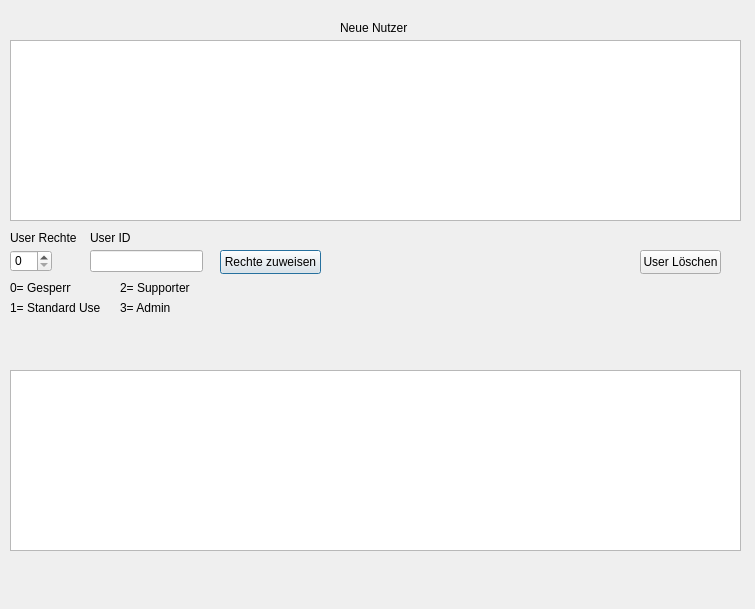
<?xml version="1.0" encoding="UTF-8"?>
<ui version="4.0">
 <class>verwaltung</class>
 <widget class="QDialog" name="verwaltung">
  <property name="geometry">
   <rect>
    <x>0</x>
    <y>0</y>
    <width>755</width>
    <height>609</height>
   </rect>
  </property>
  <property name="windowTitle">
   <string>Dialog</string>
  </property>
  <widget class="QTreeView" name="treeView">
   <property name="geometry">
    <rect>
     <x>10</x>
     <y>40</y>
     <width>731</width>
     <height>181</height>
    </rect>
   </property>
  </widget>
  <widget class="QLabel" name="label">
   <property name="geometry">
    <rect>
     <x>340</x>
     <y>20</y>
     <width>211</width>
     <height>16</height>
    </rect>
   </property>
   <property name="text">
    <string>Neue Nutzer</string>
   </property>
  </widget>
  <widget class="QSpinBox" name="spinBox">
   <property name="geometry">
    <rect>
     <x>10</x>
     <y>250</y>
     <width>42</width>
     <height>22</height>
    </rect>
   </property>
   <property name="maximum">
    <number>3</number>
   </property>
  </widget>
  <widget class="QLineEdit" name="lineEdit">
   <property name="geometry">
    <rect>
     <x>90</x>
     <y>250</y>
     <width>113</width>
     <height>22</height>
    </rect>
   </property>
  </widget>
  <widget class="QLabel" name="label_2">
   <property name="geometry">
    <rect>
     <x>10</x>
     <y>230</y>
     <width>71</width>
     <height>16</height>
    </rect>
   </property>
   <property name="text">
    <string>User Rechte</string>
   </property>
  </widget>
  <widget class="QLabel" name="label_3">
   <property name="geometry">
    <rect>
     <x>90</x>
     <y>230</y>
     <width>49</width>
     <height>16</height>
    </rect>
   </property>
   <property name="text">
    <string>User ID</string>
   </property>
  </widget>
  <widget class="QPushButton" name="zuweisenbtn">
   <property name="geometry">
    <rect>
     <x>220</x>
     <y>250</y>
     <width>101</width>
     <height>24</height>
    </rect>
   </property>
   <property name="text">
    <string>Rechte zuweisen</string>
   </property>
  </widget>
  <widget class="QPushButton" name="loeschenbtn">
   <property name="geometry">
    <rect>
     <x>640</x>
     <y>250</y>
     <width>81</width>
     <height>24</height>
    </rect>
   </property>
   <property name="text">
    <string>User Löschen</string>
   </property>
  </widget>
  <widget class="QTreeView" name="treeView_2">
   <property name="geometry">
    <rect>
     <x>10</x>
     <y>370</y>
     <width>731</width>
     <height>181</height>
    </rect>
   </property>
  </widget>
  <widget class="QLabel" name="label_4">
   <property name="geometry">
    <rect>
     <x>10</x>
     <y>280</y>
     <width>61</width>
     <height>16</height>
    </rect>
   </property>
   <property name="text">
    <string>0= Gesperrt</string>
   </property>
  </widget>
  <widget class="QLabel" name="label_5">
   <property name="geometry">
    <rect>
     <x>10</x>
     <y>300</y>
     <width>91</width>
     <height>16</height>
    </rect>
   </property>
   <property name="text">
    <string>1= Standard User</string>
   </property>
  </widget>
  <widget class="QLabel" name="label_6">
   <property name="geometry">
    <rect>
     <x>120</x>
     <y>300</y>
     <width>61</width>
     <height>16</height>
    </rect>
   </property>
   <property name="text">
    <string>3= Admin</string>
   </property>
  </widget>
  <widget class="QLabel" name="label_7">
   <property name="geometry">
    <rect>
     <x>120</x>
     <y>280</y>
     <width>71</width>
     <height>16</height>
    </rect>
   </property>
   <property name="text">
    <string>2= Supporter</string>
   </property>
  </widget>
 </widget>
 <resources/>
 <connections/>
</ui>
